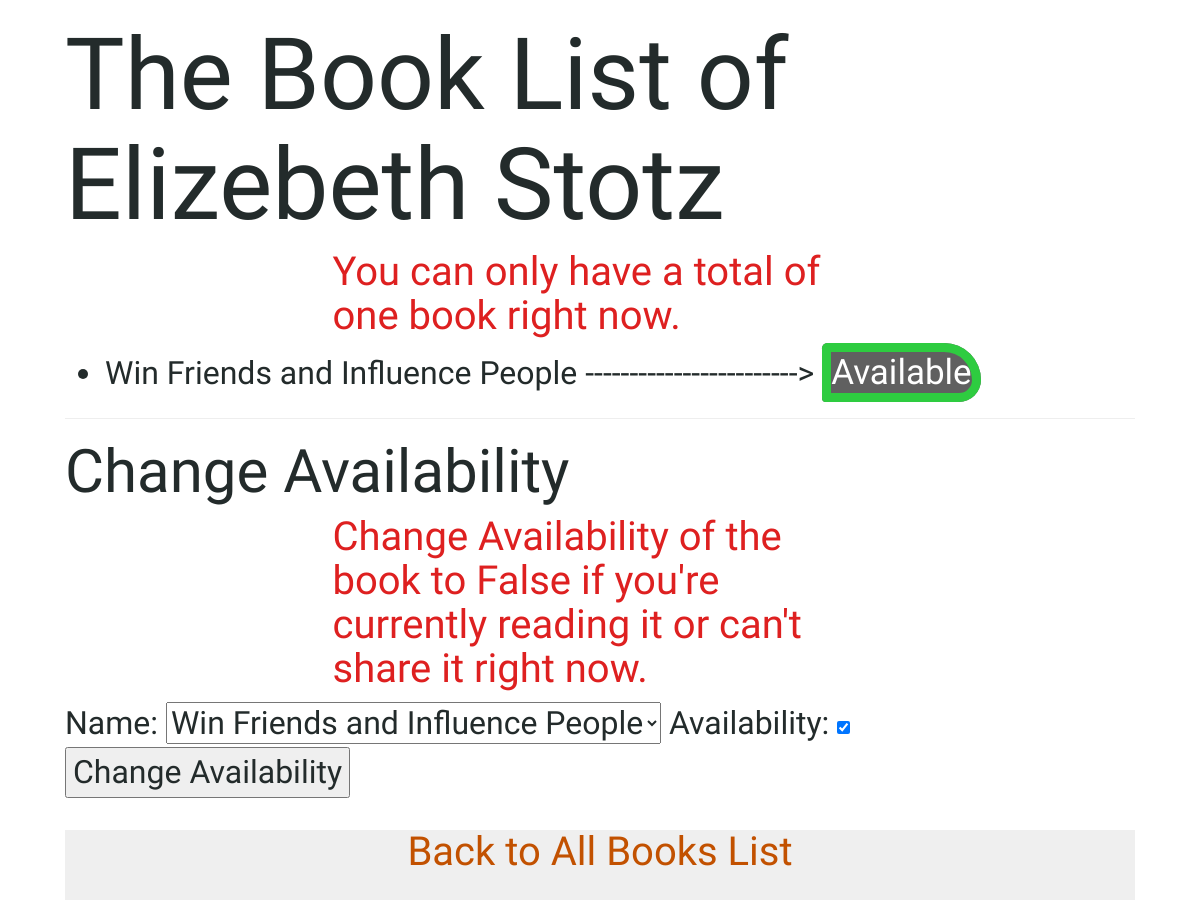
/person/331/yourbooks, run on the app's committed database.
### books/models.py (models this page shows, shortened)
class Person(models.Model):
    name = models.CharField(max_length=20, default="Mr Nobody")
    photo = models.FileField(null=True, blank=True)

class Book(models.Model):
    name = models.CharField(max_length=20, default="Invisible Book")
    summary = models.TextField(max_length=100, null=True)
    owner = models.ForeignKey(Person, on_delete=models.CASCADE, related_name="books", null=True)
    available = models.BooleanField(default=True)
    def __str__(self):
        return "{}".format(self.name)

### books/views.py (the view)
# urls.py: path('person/<int:person_id>/yourbooks', views.yourbooks, name='yourbooks'),
def yourbooks(request, person_id):
    try:
        person = Person.objects.get(pk=person_id)
    except Person.DoesNotExist:
        raise Http404("Person does not exist.")
    context = {
        "person": person,
        "books": person.books.all(),
    }
    return render(request, "books/yourbooks.html", context)

### books/templates/books/yourbooks.html (shortened to what this page needs)
{% extends "books/base.html" %}
{% block body %}
	<h1>The Book List of {{ person.name }} </h1>
	<h4 class="error center">You can only have a total of one book right now.</h4>
    <ul>
        {% for book in books %}
            <li> <span>{{ book }}  ------------------------></span>
            	{% if book.available %}
            		<span class="available">Available</span>
            	{% else %}
            		<span class="notavailable">Not Available</span>
            	{% endif %}
            </li>
        {% empty %}
            <li> No Books added yet.</li>
        {% endfor %}
    </ul>
    <hr>
    <h2>Change Availability</h2>
	<h4 class="error center">Change Availability of the book to False if you're currently reading it or can't share it right now.</h4>
	<form action="{% url 'changebookavailability' person.id %}" method="post">
		Name: <select name="book_id">
			{% for book in books %}
				<option value="{{ book.id }}"> {{ book }} </option>
			{% empty %}
				<option value="null" class="error"> No books.</option>
			{% endfor %}
		</select>
        Availability: <input type="checkbox" name="available" checked>
		<input type="submit" value="Change Availability">
	</form>
{% endblock %}

### books/static/css/main.css (style rules this page uses)
body { padding-left: 65px; padding-right: 65px; font-family: 'Sue Ellen Francisco', cursive; font-size: 32px; color: #232B2B; }
h1, h2, h3, h4 { font-family: 'Amatic SC', bold; }
h1 { font-size: 100px; }
h2 { font-size: 60px; }
h4 { font-size: 40px; }
.error { color: #DE2020; }
.center { display: block; margin-left: auto; margin-right: auto; width: 50%; }
.available { border: 9px solid #2ECC40; background-color: #606060; color: #FFFFFF; border-radius: 7px 50px 30px 5px; font-size: 35px; }

### data on the page
Person: name "Elizebeth Stotz"
Book: name "Win Friends and Influence People", available "Available"

### other printed values
form field book_id "Win Friends and Influence People"
